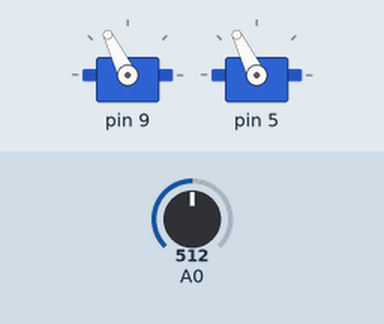
Simulated run of this sketch. Board: Arduino Uno, built with avr-gcc and run on an emulated ATmega328P. On the bench: 2 × servo. The inputs (shaded band) are chosen by the test bench; at power-on: A0 = 512.

Above: at 0.1 s.
Timing chart, 0 to 1.6 s (numbered marks = the images above):
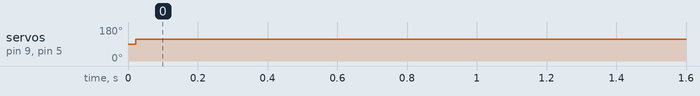

The sketch:

seguilineas_binario.ino
```cpp
#include <Servo.h>

Servo servos[13];

/***   Global variables   ***/

int _white=800;
int _black=30;

/***   Function declaration   ***/
void move_base(int l, int r, int speed, int advance, int turn);

void setup()
{
  servos[9].attach(9);
  servos[5].attach(5);
    move_base(9,5,0,0,0);
  _white=30;
  _black=730;

}


void loop()
{
    if(analogRead(A0)<(0.4*(_black-_white)+_white))
    {
    }
    else if(analogRead(A0)<(0.6*(_black-_white)+_white))
    {
    }
    else
    {  move_base(9,5,40,0,-100);

    }

}

/***   Function definition   ***/
void move_base(int l, int r, int speed, int advance, int turn)
{
servos[l].write(90-(int)(65.0*(float)(speed*(advance+turn))/10000.0));
servos[r].write(90+(int)(65.0*(float)(speed*(advance-turn))/10000.0));
delay(20);
};
```

Measured:
- by itself, servo on pin 9, servo on pin 5: 90° → 116° at 0.02 s
